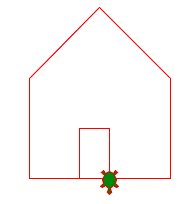

Write the Python code that produced this figure.
# draw a house
import turtle

turtle.forward(141)
turtle.left(90)
turtle.forward(100)
turtle.left(45)
turtle.forward(100)
turtle.left(90)
turtle.forward(100)
turtle.left(45)
turtle.forward(100)

# draw a door
turtle.left(90)
turtle.forward(50)
turtle.left(90)
turtle.forward(50)
turtle.right(90)
turtle.forward(30)
turtle.right(90)
turtle.forward(50)

turtle.done()
